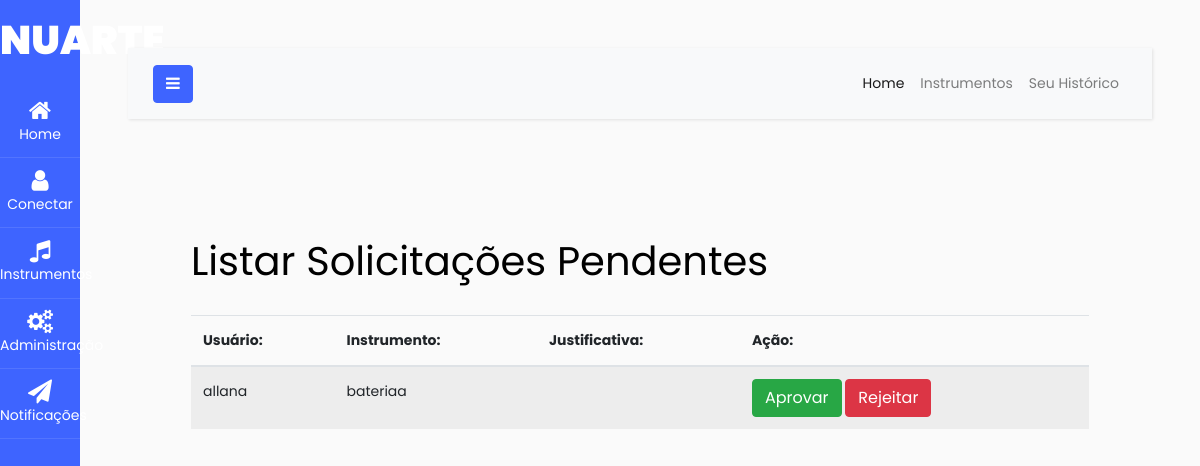
Page /listar_solicitacoes/ on the earlier database version.
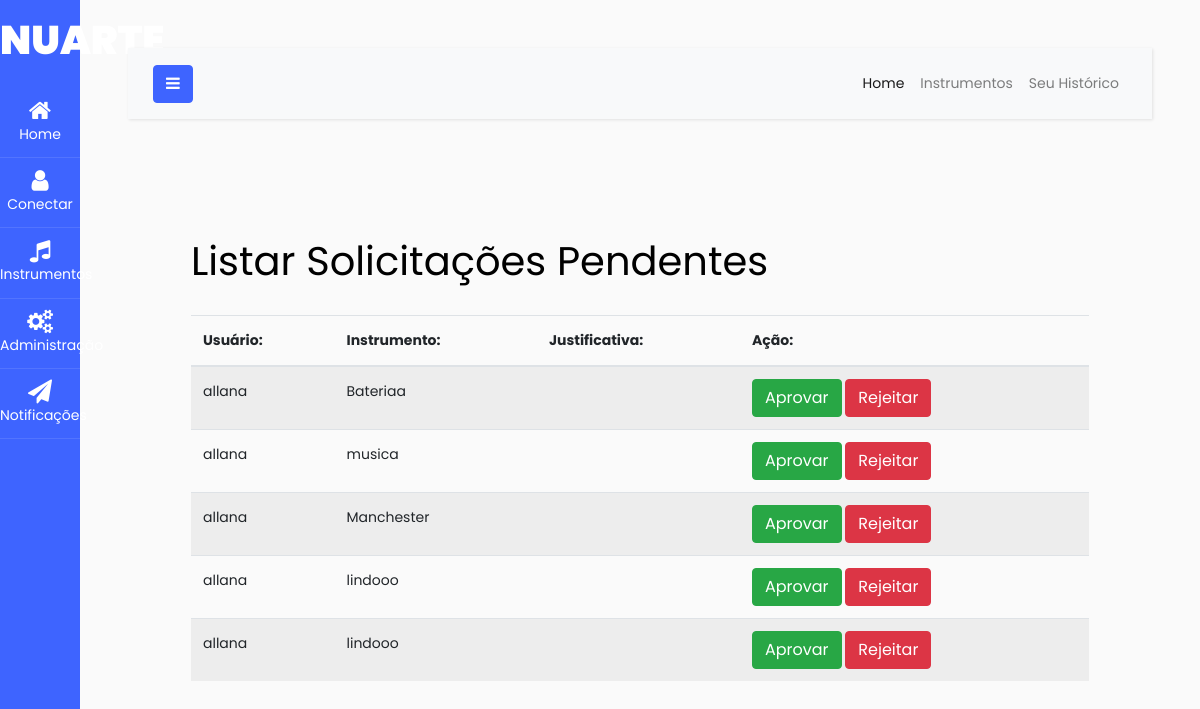
Same page on the later database version.
### nuarte/models.py (models this page shows, shortened)
class Historico(models.Model):
    OPERACAO_CHOICES = [
        ('S', 'Solicitação de instrumento'),
        ('D', 'Devolução de instrumento'),
    ]
    usuario = models.ForeignKey(User, on_delete=models.CASCADE)
    instrumento = models.ForeignKey('Instrumento', on_delete=models.CASCADE)
    operacao = models.CharField(max_length=1, choices=OPERACAO_CHOICES)
    data_operacao = models.DateTimeField(auto_now_add=True)
    devolucao = models.DateTimeField(null=True, blank=True)
    notificacao = models.ForeignKey(Notificacao, on_delete=models.SET_NULL, null=True, blank=True)
    aprovado = models.BooleanField(default=False)

class Instrumento(models.Model):
    nome = models.CharField(max_length=100)
    descricao = models.TextField()
    disponivel = models.BooleanField(default=True)
    imagem = models.ImageField(upload_to='instrumentos/', null=True, blank=True)

### nuarte/views.py (the view)
# urls.py: path('listar_solicitacoes/', listar_solicitacoes, name='listar_solicitacoes'),
def listar_solicitacoes(request):
    solicitacoes_pendentes = Historico.objects.filter(aprovado=False)
    return render(request, 'nuarte/listar_solicitacoes.html', {'solicitacoes_pendentes': solicitacoes_pendentes})

### nuarte/templates/nuarte/listar_solicitacoes.html (shortened to what this page needs)
{% extends 'base.html' %}
{% block content %}
    <div class="container mt-4">
        <h1 class="my-4">Listar Solicitações Pendentes</h1>
        {% if solicitacoes_pendentes %}
            <div class="table-responsive">
                <table class="table table-striped">
                    <thead>
                        <tr>
                            <th>Usuário:</th>
                            <th>Instrumento:</th>
                            <th>Justificativa:</th>
                            <th>Ação:</th>
                        </tr>
                    </thead>
                    <tbody>
                        {% for solicitacao in solicitacoes_pendentes %}
                            <tr>
                                <td>{{ solicitacao.usuario.username }}</td>
                                <td>{{ solicitacao.instrumento.nome }}</td>
                                <td>{{ solicitacao.data_solicitacao }}</td>
                                <td>
                                    <a href="{% url 'nuarte:aprovar_solicitacao' solicitacao.id %}" class="btn btn-success">Aprovar</a>
                                    <a href="{% url 'nuarte:rejeitar_solicitacao' solicitacao.id %}" class="btn btn-danger">Rejeitar</a>
                                </td>
                            </tr>
                        {% endfor %}
                    </tbody>
                </table>
            </div>
        {% else %}
            <p>Não há solicitações pendentes.</p>
        {% endif %}
    </div>
{% endblock %}

Differences in the rows shown:
no longer on this page (row edited): Historico: usuario.username "allana", instrumento.nome "bateriaa"
added Historico: usuario.username "allana", instrumento.nome "Bateriaa"
added Historico: usuario.username "allana", instrumento.nome "musica"
added Historico: usuario.username "allana", instrumento.nome "Manchester"
added Historico: usuario.username "allana", instrumento.nome "lindooo"
added Historico: usuario.username "allana", instrumento.nome "lindooo"
